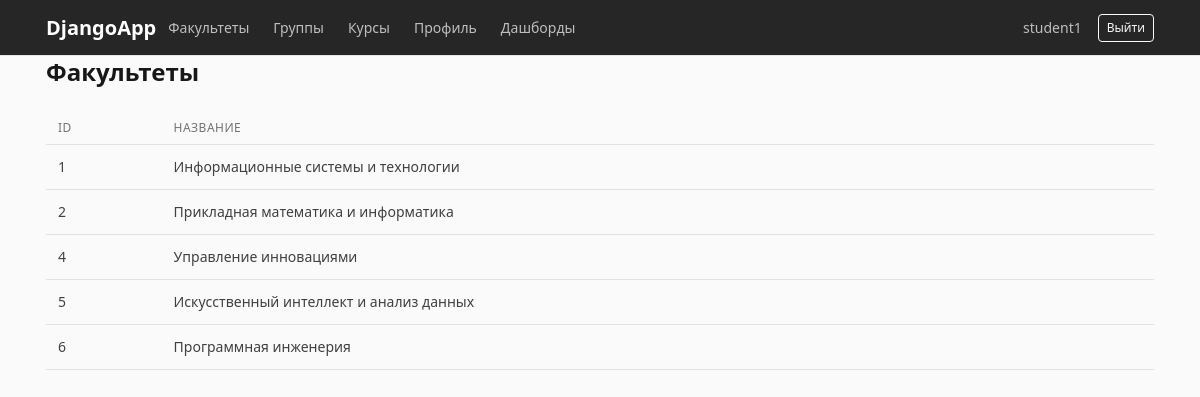
The page /departments/ (signed in) on the database its author committed.
### accounts/models.py (models this page shows, shortened)
class Department(models.Model):
    name = models.CharField(max_length=200)

### accounts/views.py (the view)
@login_required
def department_list(request):
    departments = Department.objects.all()
    return render(
        request,
        'department_list.html',
        {
            'departments': departments,
            'is_methodist': is_methodist(
                request.user
            ),
        }
    )

### accounts/views.py (called while the page is built)
def is_methodist(user):
    return user.groups.filter(
        name='Методист'
    ).exists()

### templates/department_list.html (shortened to what this page needs)
{% extends 'base.html' %}
{% block content %}
<div class="d-flex justify-content-between mb-3">
    <h1>Факультеты</h1>
</div>
<table class="table table-striped">
    <thead>
        <tr>
            <th>ID</th>
            <th>Название</th>
        </tr>
    </thead>
    <tbody>
        {% for department in departments %}
        <tr>
            <td>
                {{ department.id }}
            </td>
            <td>
                {{ department.name }}
            </td>
        </tr>
        {% endfor %}
    </tbody>
</table>
{% endblock %}

### templates/base.html (shortened to what this page needs)
{% load static %}
<!DOCTYPE html>
<html data-bs-theme-base="slate" lang="ru">
<head>
    <link rel="stylesheet" href="{% static 'vendor/tabler/css/tabler.css' %}">
</head>
<body>
<nav class="navbar navbar-expand-lg navbar-dark bg-dark">
    <div class="container">
        <a class="navbar-brand" href="/profile/">
            DjangoApp
        </a>
        <div class="navbar-nav me-auto">
            <a class="nav-link" href="/departments/">
                Факультеты
            </a>
            <a class="nav-link" href="/groups/">
                Группы
            </a>
            <a class="nav-link" href="/courses/">
                Курсы
            </a>
            <a class="nav-link" href="/profile/">
                Профиль
            </a>
            <a class="nav-link" href="/dashboard/">
                Дашборды
            </a>
        </div>
        {% if user.is_authenticated %}
            <span class="navbar-text me-3">
                {{ user.username }}
            </span>
            <form method="post" action="/accounts/logout/">
                <button class="btn btn-outline-light btn-sm"
                        type="submit">
                    Выйти
                </button>
            </form>
        {% endif %}
    </div>
</nav>
<div class="container page-container">
    {% block content %}
    {% endblock %}
</div>
</body>
</html>

### rows shown on the page
Department: id "1", name "Информационные системы и технологии"
Department: id "2", name "Прикладная математика и информатика"
Department: id "4", name "Управление инновациями"
Department: id "5", name "Искусственный интеллект и анализ данных"
Department: id "6", name "Программная инженерия"

### other values the page prints
{{ user.username }} "student1"
